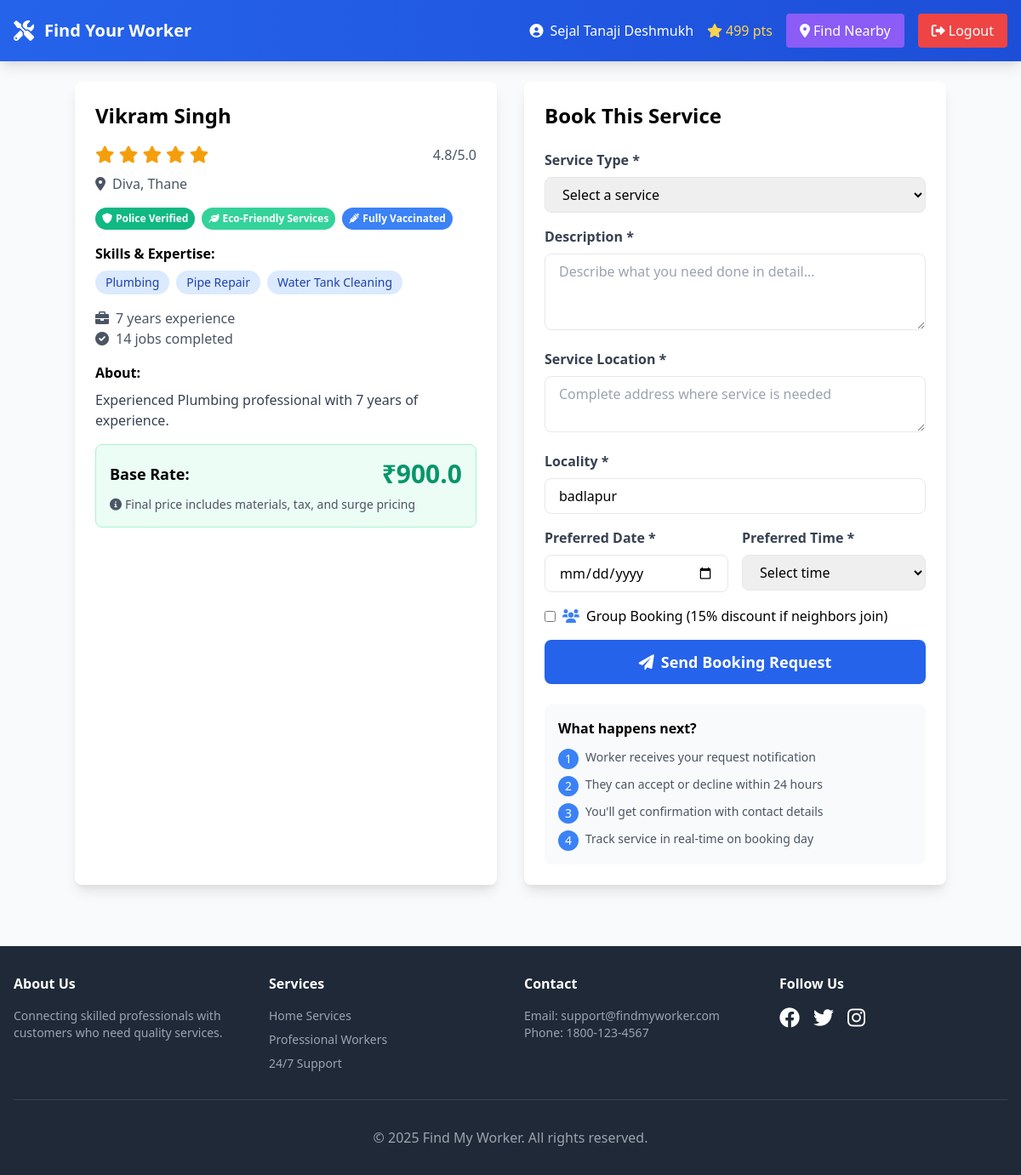
Screenshot of /book_service/4 (signed in) with the database file from the repository.
### tables this page shows
CREATE TABLE users (
            id INTEGER PRIMARY KEY AUTOINCREMENT,
            email TEXT UNIQUE NOT NULL,
            password TEXT NOT NULL,
            name TEXT NOT NULL,
            phone TEXT,
            address TEXT,
            city TEXT,
            locality TEXT,
            user_type TEXT NOT NULL,
            loyalty_points INTEGER DEFAULT 0,
            is_premium BOOLEAN DEFAULT 0,
            created_at TIMESTAMP DEFAULT CURRENT_TIMESTAMP
        );

CREATE TABLE workers (
            id INTEGER PRIMARY KEY AUTOINCREMENT,
            user_id INTEGER,
            skills TEXT NOT NULL,
            experience INTEGER,
            hourly_rate REAL,
            description TEXT,
            rating REAL DEFAULT 0.0,
            total_jobs INTEGER DEFAULT 0,
            availability TEXT DEFAULT 'available',
            certifications TEXT,
            police_verified BOOLEAN DEFAULT 0,
            vaccination_status TEXT,
            eco_friendly BOOLEAN DEFAULT 0,
            profile_image TEXT, current_latitude REAL, current_longitude REAL, last_location_update TIMESTAMP, preferred_radius INTEGER DEFAULT 10,
            FOREIGN KEY (user_id) REFERENCES users (id)
        );

### app.py (the view, shortened to what this page needs)
@app.route('/book_service/<int:worker_id>', methods=['GET', 'POST'])
@login_required
def book_service(worker_id):
    if session['user_type'] != 'user':
        return redirect(url_for('worker_dashboard'))
    conn = get_db_connection()
    worker = conn.execute('''
        SELECT w.*, u.name, u.city, u.locality
        FROM workers w
        JOIN users u ON w.user_id = u.id
        WHERE w.id = ?
    ''', (worker_id,)).fetchone()
    conn.close()
    if not worker:
        flash('Worker not found!', 'error')
        return redirect(url_for('user_dashboard'))
    return render_template('book_service.html', worker=worker, datetime=datetime)

### app.py (called while the page is built)
def login_required(f):
    @wraps(f)
    def decorated_function(*args, **kwargs):
        if 'user_id' not in session:
            return redirect(url_for('login'))
        return f(*args, **kwargs)
    return decorated_function

def get_db_connection():
    conn = sqlite3.connect('service_portal.db', timeout=30.0)
    conn.row_factory = sqlite3.Row
    conn.execute('PRAGMA journal_mode=WAL')
    return conn

### templates/book_service.html (shortened to what this page needs)
{% extends "base.html" %}
{% block content %}
<div class="max-w-5xl mx-auto">
    <div class="grid lg:grid-cols-2 gap-8">
        <div class="bg-white rounded-lg shadow-lg p-6">
            <h2 class="text-2xl font-bold mb-4">{{ worker.name }}</h2>
            <div class="mb-4">
                <div class="flex items-center justify-between mb-2">
                    <div class="text-yellow-500 text-xl">
                        {% for i in range(5) %}
                            <i class="fas fa-star{{ ' text-gray-300' if i >= worker.rating else '' }}"></i>
                        {% endfor %}
                    </div>
                    <span class="text-gray-600 font-medium">{{ worker.rating }}/5.0</span>
                </div>
                <p class="text-gray-600">
                    <i class="fas fa-map-marker-alt mr-2"></i>{{ worker.locality }}, {{ worker.city }}
                </p>
            </div>
            <div class="flex flex-wrap gap-2 mb-4">
                {% if worker.police_verified %}
                <span class="badge badge-verified">
                    <i class="fas fa-shield-alt mr-1"></i>Police Verified
                </span>
                {% endif %}
                {% if worker.eco_friendly %}
                <span class="badge badge-eco">
                    <i class="fas fa-leaf mr-1"></i>Eco-Friendly Services
                </span>
                {% endif %}
                {% if worker.vaccination_status == 'fully_vaccinated' %}
                <span class="badge badge-vaccinated">
                    <i class="fas fa-syringe mr-1"></i>Fully Vaccinated
                </span>
                {% endif %}
            </div>
            <div class="mb-4">
                <h4 class="font-semibold mb-2">Skills & Expertise:</h4>
                <div class="flex flex-wrap gap-2">
                    {% for skill in worker.skills.split(',') %}
                    <span class="bg-blue-100 text-blue-800 px-3 py-1 rounded-full text-sm">
                        {{ skill.strip() }}
                    </span>
                    {% endfor %}
                </div>
            </div>
            <div class="mb-4">
                <p class="text-gray-600">
                    <i class="fas fa-briefcase mr-2"></i>{{ worker.experience }} years experience
                </p>
                <p class="text-gray-600">
                    <i class="fas fa-check-circle mr-2"></i>{{ worker.total_jobs }} jobs completed
                </p>
            </div>
            {% if worker.description %}
            <div class="mb-4">
                <h4 class="font-semibold mb-2">About:</h4>
                <p class="text-gray-700">{{ worker.description }}</p>
            </div>
            {% endif %}
            <div class="bg-green-50 p-4 rounded-lg border border-green-200">
                <div class="flex justify-between items-center">
                    <span class="text-lg font-semibold">Base Rate:</span>
                    <span class="text-3xl font-bold text-green-600">₹{{ worker.hourly_rate }}</span>
                </div>
                <p class="text-sm text-gray-600 mt-2">
                    <i class="fas fa-info-circle mr-1"></i>Final price includes materials, tax, and surge pricing
                </p>
            </div>
        </div>
        <div class="bg-white rounded-lg shadow-lg p-6">
            <h3 class="text-2xl font-bold mb-6">Book This Service</h3>
            <form method="POST" id="bookingForm">
                <div class="mb-4">
                    <label class="block text-gray-700 font-semibold mb-2">Service Type *</label>
                    <select name="service_type" id="serviceType" required
                            class="w-full px-4 py-2 border rounded-lg focus:outline-none focus:border-blue-500">
                        <option value="">Select a service</option>
                    </select>
                </div>
                <div class="mb-4">
                    <label class="block text-gray-700 font-semibold mb-2">Description *</label>
                    <textarea name="description" rows="3" required
                              placeholder="Describe what you need done in detail..."
                              class="w-full px-4 py-2 border rounded-lg focus:outline-none focus:border-blue-500"></textarea>
                </div>
                <div class="mb-4">
                    <label class="block text-gray-700 font-semibold mb-2">Service Location *</label>
                    <textarea name="location" rows="2" required
                              placeholder="Complete address where service is needed"
                              class="w-full px-4 py-2 border rounded-lg focus:outline-none focus:border-blue-500"></textarea>
                </div>
                <div class="mb-4">
                    <label class="block text-gray-700 font-semibold mb-2">Locality *</label>
                    <input type="text" name="locality" required value="{{ session.user_locality }}"
                           class="w-full px-4 py-2 border rounded-lg focus:outline-none focus:border-blue-500">
                </div>
                <div class="grid md:grid-cols-2 gap-4 mb-4">
                    <div>
                        <label class="block text-gray-700 font-semibold mb-2">Preferred Date *</label>
                        <input type="date" name="preferred_date" id="preferredDate" required
                               min="{{ datetime.now().strftime('%Y-%m-%d') }}"
                               onchange="updatePricing()"
                               class="w-full px-4 py-2 border rounded-lg focus:outline-none focus:border-blue-500">
                    </div>
                    <div>
                        <label class="block text-gray-700 font-semibold mb-2">Preferred Time *</label>
                        <select name="preferred_time" id="preferredTime" required onchange="updatePricing()"
                                class="w-full px-4 py-2 border rounded-lg focus:outline-none focus:border-blue-500">
                            <option value="">Select time</option>
                        </select>
                    </div>
                </div>
                <div class="mb-4">
                    <label class="flex items-center cursor-pointer">
                        <input type="checkbox" name="group_booking" class="mr-2">
                        <i class="fas fa-users text-blue-500 mr-2"></i>
                        <span>Group Booking (15% discount if neighbors join)</span>
                    </label>
                </div>
                <button type="submit"
                        class="w-full bg-blue-600 text-white py-3 px-6 rounded-lg hover:bg-blue-700 font-semibold text-lg">
                    <i class="fas fa-paper-plane mr-2"></i>Send Booking Request
                </button>
            </form>
            <div class="mt-6 p-4 bg-gray-50 rounded-lg">
                <h4 class="font-semibold mb-3">What happens next?</h4>
                <ol class="text-sm text-gray-600 space-y-2">
                    <li class="flex items-start">
                        <span class="bg-blue-500 text-white rounded-full w-6 h-6 flex items-center justify-center mr-2 flex-shrink-0">1</span>
                        <span>Worker receives your request notification</span>
                    </li>
                    <li class="flex items-start">
                        <span class="bg-blue-500 text-white rounded-full w-6 h-6 flex items-center justify-center mr-2 flex-shrink-0">2</span>
                        <span>They can accept or decline within 24 hours</span>
                    </li>
                    <li class="flex items-start">
                        <span class="bg-blue-500 text-white rounded-full w-6 h-6 flex items-center justify-center mr-2 flex-shrink-0">3</span>
                        <span>You'll get confirmation with contact details</span>
                    </li>
                    <li class="flex items-start">
                        <span class="bg-blue-500 text-white rounded-full w-6 h-6 flex items-center justify-center mr-2 flex-shrink-0">4</span>
                        <span>Track service in real-time on booking day</span>
                    </li>
                </ol>
            </div>
        </div>
    </div>
</div>
{% endblock %}

### templates/base.html (style rules this page uses)
.badge { display: inline-block; padding: 0.25rem 0.5rem; border-radius: 9999px; font-size: 0.75rem; font-weight: 600; }
.badge-verified { background: #10b981; color: white; }
.badge-eco { background: #34d399; color: white; }
.badge-vaccinated { background: #3b82f6; color: white; }

### rows the page displays
users: name "Vikram Singh", locality "Diva", city "Thane"
workers: rating "4.8", experience "7", total_jobs "14", description "Experienced Plumbing professional with 7 years of experience.", hourly_rate "900.0"

### other values shown
{{ session.user_name }} "Sejal Tanaji Deshmukh"
{{ session.loyalty_points }} "499"
{{ skill.strip() }} "Plumbing" "Pipe Repair" "Water Tank Cleaning"
